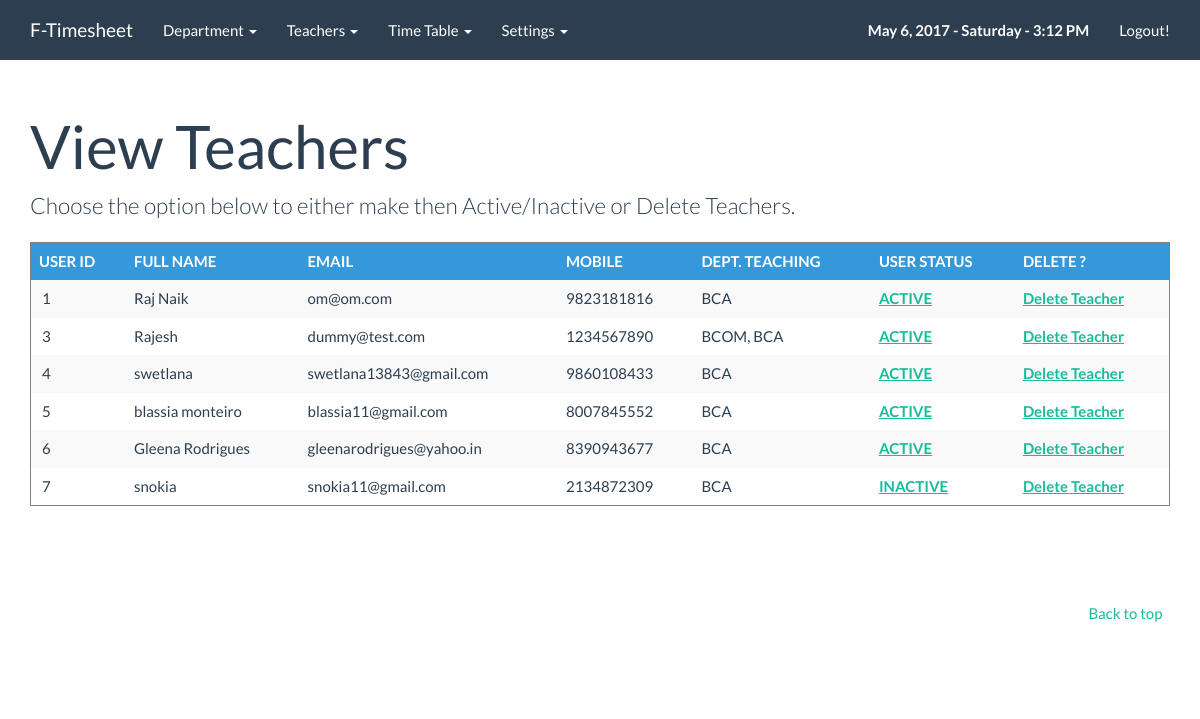
Screenshot of /admin/teachers.php (signed in) with the database file from the repository.
### tables this page shows
CREATE TABLE IF NOT EXISTS `users` (
  `UserId` int(10) NOT NULL AUTO_INCREMENT,
  `FullName` varchar(100) NOT NULL,
  `Email` varchar(50) NOT NULL,
  `Mobile` varchar(10) NOT NULL,
  `Password` varchar(50) NOT NULL,
  `DepartmentId` varchar(50) NOT NULL,
  `UserRole` varchar(10) NOT NULL,
  `UserStatus` varchar(10) NOT NULL,
  PRIMARY KEY (`UserId`),
  UNIQUE KEY `Email` (`Email`)
);

### admin/teachers.php (the view, shortened to what this page needs)
<?PHP
include("../config.php");
?><!DOCTYPE html>
<html lang="en">
  <head>
    <link rel="stylesheet" href="../css/bootstrap.css" media="screen">
    <link rel="stylesheet" href="../css/custom.min.css">
  </head>
  <body>
    <div class="navbar navbar-default navbar-fixed-top">
      <div class="container">
        <div class="navbar-header">
          <a href="index.php" class="navbar-brand">F-Timesheet</a>
        </div>
        <div class="navbar-collapse collapse" id="navbar-main">
        <ul class="nav navbar-nav">
         <li class="dropdown">
          <a href="#" class="dropdown-toggle" data-toggle="dropdown" role="button" aria-expanded="false">Department <span class="caret"></span></a>
        </li>
		<li class="dropdown">
          <a href="#" class="dropdown-toggle" data-toggle="dropdown" role="button" aria-expanded="false">Teachers <span class="caret"></span></a>
        </li>
		<li class="dropdown">
          <a href="#" class="dropdown-toggle" data-toggle="dropdown" role="button" aria-expanded="false">Time Table <span class="caret"></span></a>
        </li>
		<li class="dropdown">
          <a href="#" class="dropdown-toggle" data-toggle="dropdown" role="button" aria-expanded="false">Settings <span class="caret"></span></a>
        </li>
          </ul>
          <ul class="nav navbar-nav navbar-right">
            <li style="text-decoration:none;"><a><span id="date_time"></span></a>
            <script type="text/javascript">window.onload = date_time('date_time');</script></li>
			 <li>
              <a href="logout.php">Logout!</a>
            </li>
          </ul>
        </div>
      </div>
    </div>
    <div class="container">
      <div class="page-header" id="banner">
        <div class="row">
          <div class="col-lg-8 col-md-7 col-sm-6">
            <h1>View Teachers</h1>
          </div>
		  <? if (!$_GET['typ']){ ?>
		   <div class="col-lg-12">
		   <p class="lead">Choose the option below to either make then Active/Inactive or Delete Teachers.</p>
		  <?
		  $sql=" SELECT * from users WHERE UserRole='user' ORDER BY UserId ASC";
			 $result = mysqli_query($conn,$sql);
			if(mysqli_num_rows($result)>0){ $i=1;
?>
		  <table class="table table-striped table-hover " border="1">
  <thead>
    <tr class="info">
      <th >USER ID</th>
      <th >FULL NAME</th>
     <th >EMAIL</th>
    <th >MOBILE</th>
     <th >DEPT. TEACHING</th>
      <th >USER STATUS</th>
     <th >DELETE ?</th>
    </tr>
  </thead>
  <tbody>
  <?
 while ($ListData=mysqli_fetch_array($result)){
				$jsontoArray = json_decode($ListData['DepartmentId']);
				$DeptIdGot = implode(',', $jsontoArray);
				$GetDeptNames = "SELECT DeptInitials FROM `departments` WHERE `DeptId` IN (".$DeptIdGot.")";
				$FetchDeptNames = mysqli_query($conn,$GetDeptNames);
				while($getrows = mysqli_fetch_array($FetchDeptNames)) {
				  $getrows1[$i][] = $getrows['DeptInitials'];
				}
				$GetDepta =implode(", " , $getrows1[$i]);
 	?>
  <tr>
      <td>&nbsp;<?=$ListData['UserId'];?></td>
      <td><?=$ListData['FullName'];?></td>
      <td><?=$ListData['Email'];?></td>
      <td><?=$ListData['Mobile'];?></td>
      <td><?=$GetDepta;?></td>
       <td><a title="Click on it to make User Active or Inactive" href="teachers.php?id=<?=$ListData['UserId'];?>&status=<? if($ListData['UserStatus']=="active"){echo "inactive";}else{echo "active";};?>" ><b><?=strtoupper($ListData['UserStatus']);?></b></a></td>
	   <td><a href="teachers.php?id=<?=$ListData['SubjectId'];?>&typ=del" onclick="return confirm('Are you sure you want to Delete this Teacher?');" ><b>Delete Teacher</b></a></td>
    </tr>
<?    $i= $i+1; }
 echo "</tbody></table>";
}else{ echo "<center><font color='blue'><b>NO RESULTS FOUND !</b></font>!</center></td></tr>"; } mysqli_close($conn);
?>
		  </div>
		  <? } ?>
		  </div>
		  </div>
      <footer>  <br>
        <div class="row">
		<ul class="list-unstyled">
              <li class="pull-right"><a href="#top">Back to top</a></li>
			  </ul>
        </div>
      </footer>
    </div>
 </body>
</html>

### rows the page displays
users: UserId "1", FullName "Raj Naik", Email "om@om.com", Mobile "9823181816", GetDepta "BCA", UserStatus "ACTIVE"
users: UserId "3", FullName "Rajesh", Email "dummy@test.com", Mobile "1234567890", GetDepta "BCOM, BCA", UserStatus "ACTIVE"
users: UserId "4", FullName "swetlana", Email "swetlana13843@gmail.com", Mobile "9860108433", GetDepta "BCA", UserStatus "ACTIVE"
users: UserId "5", FullName "blassia monteiro", Email "blassia11@gmail.com", Mobile "8007845552", GetDepta "BCA", UserStatus "ACTIVE"
users: UserId "6", FullName "Gleena Rodrigues", Email "gleenarodrigues@yahoo.in", Mobile "8390943677", GetDepta "BCA", UserStatus "ACTIVE"
users: UserId "7", FullName "snokia", Email "snokia11@gmail.com", Mobile "2134872309", GetDepta "BCA", UserStatus "INACTIVE"
